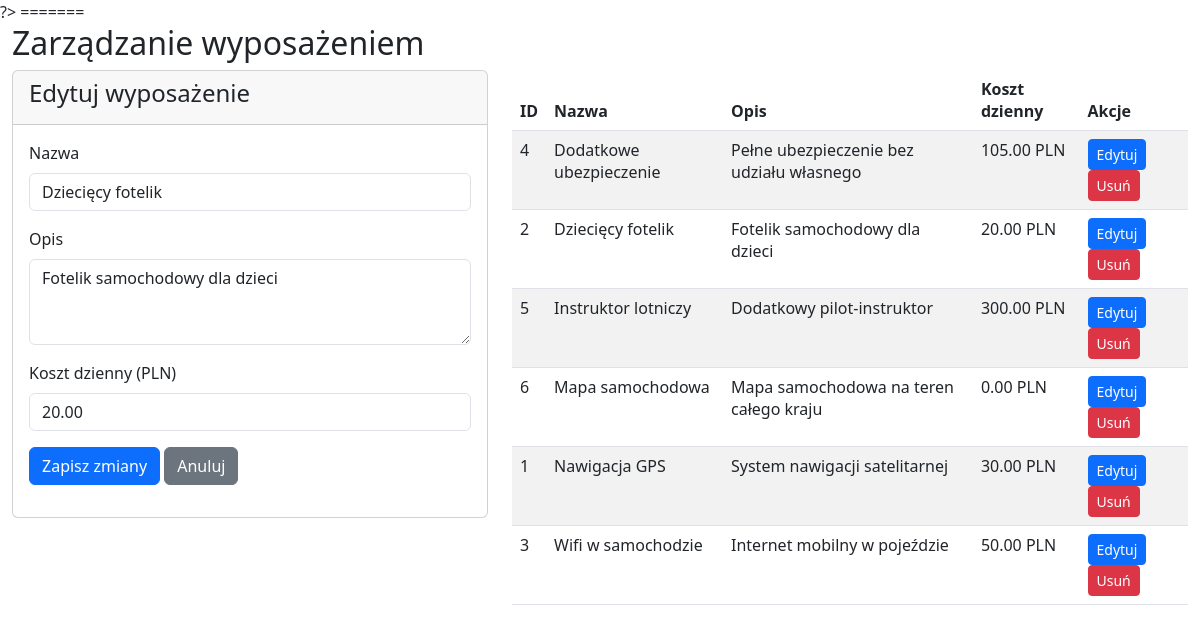
The page /skydrive/admin/pages/manage_equipment.php?edit=2 (signed in) on the database its author committed.
### tables this page shows
CREATE TABLE `equipment` (
  `equipment_id` int(11) NOT NULL,
  `name` varchar(100) NOT NULL,
  `description` text DEFAULT NULL,
  `daily_cost` decimal(10,2) NOT NULL
);

### skydrive/admin/pages/manage_equipment.php (the view, shortened to what this page needs)
<?php
require_once __DIR__ . '/../../includes/config.php';
$edit_equipment = null;
if (isset($_GET['edit'])) {
    $equipment_id = intval($_GET['edit']);
    $stmt = $conn->prepare("SELECT * FROM equipment WHERE equipment_id = ?");
    $stmt->bind_param("i", $equipment_id);
    $stmt->execute();
    $edit_equipment = $stmt->get_result()->fetch_assoc();
}
$equipment = $conn->query("SELECT * FROM equipment ORDER BY name");
require_once __DIR__ . '/../includes/admin_header.php';
?>
<div class="container-fluid">
    <h2>Zarządzanie wyposażeniem</h2>
    <div class="row">
        <div class="col-md-5">
            <div class="card mb-4">
                <div class="card-header">
                    <h4><?= $edit_equipment ? 'Edytuj wyposażenie' : 'Dodaj nowe wyposażenie' ?></h4>
                </div>
                <div class="card-body">
                    <form method="POST">
                        <div class="mb-3">
                            <label class="form-label">Nazwa</label>
                            <input type="text" class="form-control" name="name"
                                   value="<?= $edit_equipment ? htmlspecialchars($edit_equipment['name']) : '' ?>" required>
                        </div>
                        <div class="mb-3">
                            <label class="form-label">Opis</label>
                            <textarea class="form-control" name="description" rows="3"><?=
                                $edit_equipment ? htmlspecialchars($edit_equipment['description']) : ''
                            ?></textarea>
                        </div>
                        <div class="mb-3">
                            <label class="form-label">Koszt dzienny (PLN)</label>
                            <input type="number" step="0.01" class="form-control" name="daily_cost"
                                   value="<?= $edit_equipment ? $edit_equipment['daily_cost'] : '' ?>" required>
                        </div>
                        <button type="submit" name="<?= $edit_equipment ? 'edit_equipment' : 'add_equipment' ?>"
                                class="btn btn-primary">
                            <?= $edit_equipment ? 'Zapisz zmiany' : 'Dodaj wyposażenie' ?>
                        </button>
                        <?php if ($edit_equipment): ?>
                            <a href="manage_equipment.php" class="btn btn-secondary">Anuluj</a>
                        <?php endif; ?>
                    </form>
                </div>
            </div>
        </div>
        <div class="col-md-7">
            <div class="table-responsive">
                <table class="table table-striped">
                    <thead>
                        <tr>
                            <th>ID</th>
                            <th>Nazwa</th>
                            <th>Opis</th>
                            <th>Koszt dzienny</th>
                            <th>Akcje</th>
                        </tr>
                    </thead>
                    <tbody>
                        <?php while ($item = $equipment->fetch_assoc()): ?>
                        <tr>
                            <td><?= $item['equipment_id'] ?></td>
                            <td><?= htmlspecialchars($item['name']) ?></td>
                            <td><?= htmlspecialchars($item['description']) ?></td>
                            <td><?= number_format($item['daily_cost'], 2) ?> PLN</td>
                            <td>
                                <a href="?edit=<?= $item['equipment_id'] ?>" class="btn btn-sm btn-primary">Edytuj</a>
                                <a href="?delete=<?= $item['equipment_id'] ?>" class="btn btn-sm btn-danger"
                                   onclick="return confirm('Czy na pewno chcesz usunąć to wyposażenie?')">
                                    Usuń
                                </a>
                            </td>
                        </tr>
                        <?php endwhile; ?>
                    </tbody>
                </table>
            </div>
        </div>
    </div>
</div>

### rows shown on the page
equipment: name "Dziecięcy fotelik", description "Fotelik samochodowy dla dzieci", daily_cost "20.00", equipment_id "2"
equipment: equipment_id "4", name "Dodatkowe ubezpieczenie", description "Pełne ubezpieczenie bez udziału własnego", daily_cost "105.00"
equipment: equipment_id "5", name "Instruktor lotniczy", description "Dodatkowy pilot-instruktor", daily_cost "300.00"
equipment: equipment_id "6", name "Mapa samochodowa", description "Mapa samochodowa na teren całego kraju", daily_cost "0.00"
equipment: equipment_id "1", name "Nawigacja GPS", description "System nawigacji satelitarnej", daily_cost "30.00"
equipment: equipment_id "3", name "Wifi w samochodzie", description "Internet mobilny w pojeździe", daily_cost "50.00"
